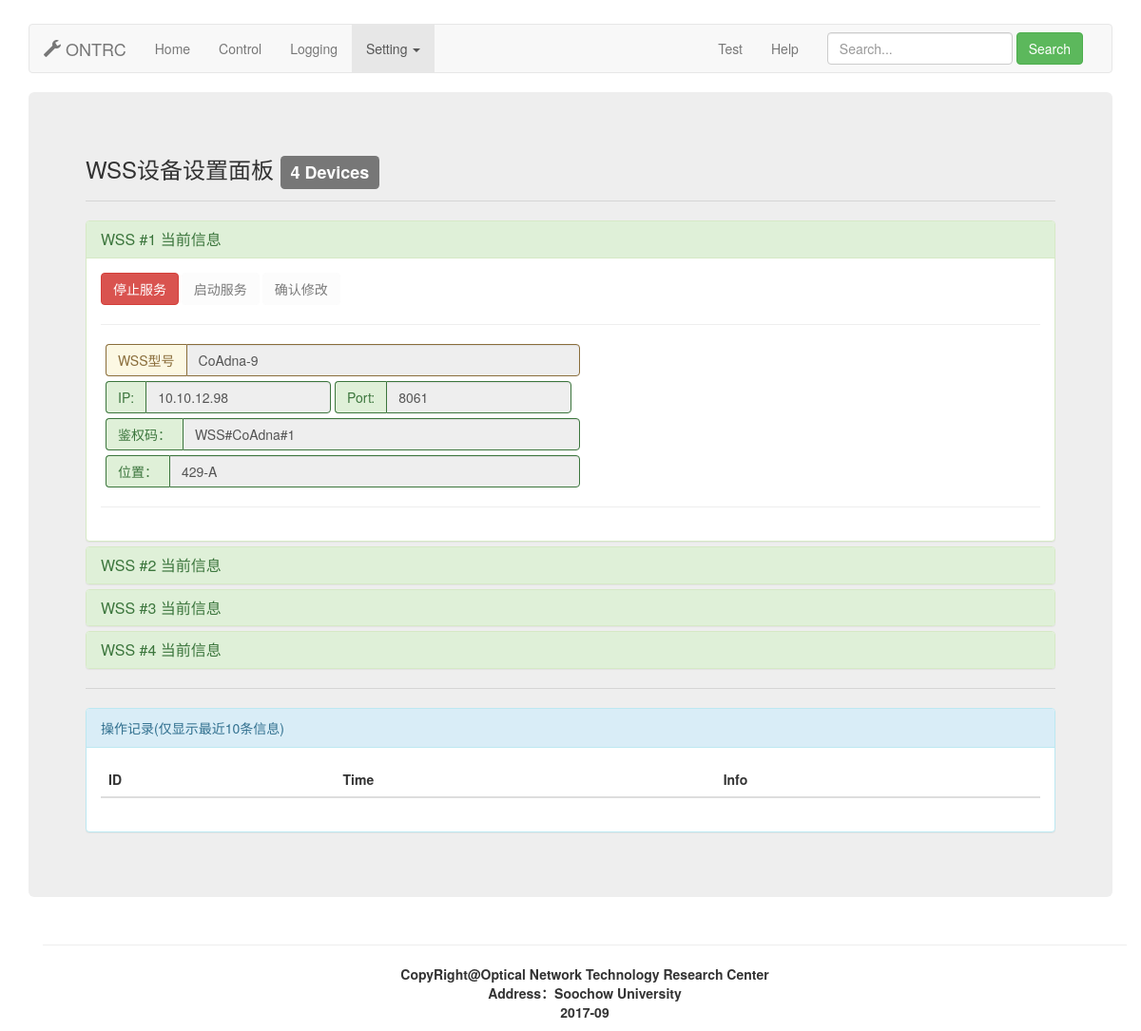
/wsssetting, run on an earlier commit of the app's database.
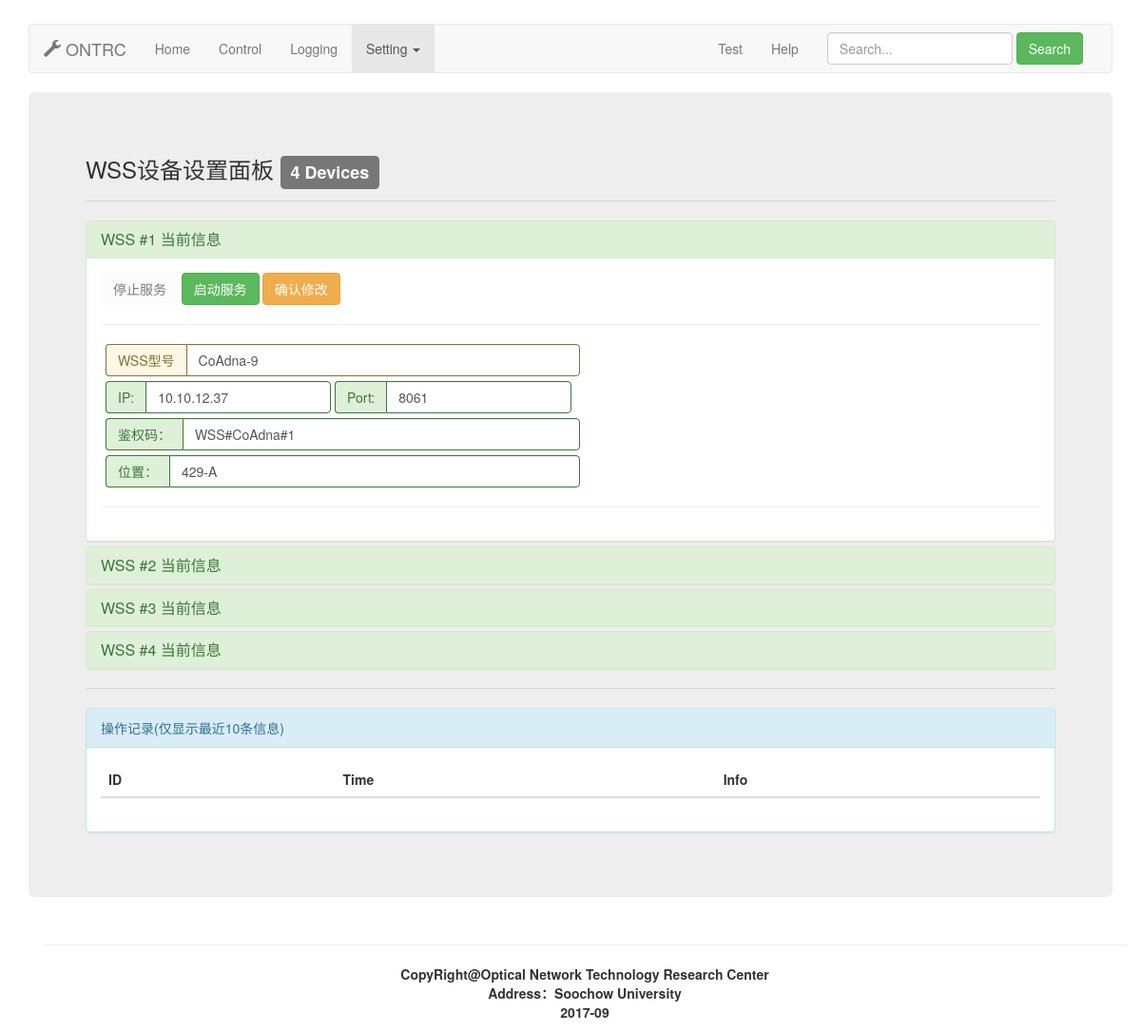
And on a later commit of the database.
### Show/models.py (models this page shows, shortened)
class wssInfo(models.Model):
    wsstype = models.CharField(max_length=20)
    wssip = models.CharField(max_length=20)
    wssport = models.CharField(max_length=10)
    wsskey = models.CharField(max_length=20)
    wssright = models.CharField(max_length=10)
    wssstate = models.CharField(max_length=10)
    wsslocation = models.CharField(max_length=20)

### Show/viewWSSsetting.py (the view)
# urls.py: url(r'^wsssetting',viewWSSsetting.wsssetting),
def wsssetting(req):
    wssinfo1 = models.wssInfo.objects.filter(id=1)
    wssinfo2 = models.wssInfo.objects.filter(id=2)
    wssinfo3 = models.wssInfo.objects.filter(id=3)
    wssinfo4 = models.wssInfo.objects.filter(id=4)
    return render(req,"WSSsetting.html",{
        "wssinfo1":wssinfo1[0],"wssinfo2":wssinfo2[0],
        "wssinfo3": wssinfo3[0],"wssinfo4":wssinfo4[0]
    })

### templates/WSSsetting.html (shortened to what the changed rows need)
{% extends "base.html" %}
{% block MainContents %}
    <div class="panel-group" id="accordion" role="tablist" aria-multiselectable="true">
        <div class="panel panel-success">
            <div id="collapseOne" class="panel-collapse collapse in" role="tabpanel"
                 aria-labelledby="headingOne">
                <div class="panel-body">
                    <div class="row">
                        <div class="col-md-1">
                            <button type="button" class="btn btn-danger"
                                    id="stopserver1" value="1">停止服务</button>
                        </div>
                        <div class="col-md-1">
                            <button type="button" class="btn"
                                    id="startserver1" value="1" disabled>启动服务</button>
                        </div>
                        <div class="col-md-1">
                            <button type="button" class="btn"
                                    id="comformchange1" value="1" disabled>确认修改</button>
                        </div>
                    </div>
                    <div class="row" style="margin-left: 5px; margin-bottom: 5px">
                        <div class="col-md-6 input-group has-warning">
                          <span class="input-group-addon">WSS型号</span>
                          <input type="text" class="form-control wssinput1"
                                 value="{{ wssinfo1.wsstype }}" id="wsstype1" disabled>
                        </div>
                    </div>
                    <form class="form-inline" style="margin-left: 5px; margin-bottom: 5px">
                        <div class="form-group">
                            <div class="input-group has-success">
                                <div class="input-group-addon">IP:</div>
                                <input type="text" class="form-control wssinput1"
                                       value="{{ wssinfo1.wssip }}" id="wssip1" disabled>
                            </div>
                        </div>
                        <div class="form-group">
                            <div class="input-group has-success">
                                <div class="input-group-addon">Port:</div>
                                <input type="text" class="form-control wssinput1"
                                       value="{{ wssinfo1.wssport }}" id="wssport1" disabled>
                            </div>
                        </div>
                    </form>
                    <div class="row" style="margin-left: 5px; margin-bottom: 5px">
                        <div class="col-md-6 input-group has-success">
                          <span class="input-group-addon">鉴权码：</span>
                          <input type="text" class="form-control wssinput1"
                                 value="{{ wssinfo1.wsskey }}" id="wsskey1" disabled>
                        </div>
                    </div>
                    <div class="row" style="margin-left: 5px; margin-bottom: 5px">
                        <div class="col-md-6 input-group has-success">
                          <span class="input-group-addon">位置：</span>
                          <input type="text" class="form-control wssinput1"
                                 value="{{ wssinfo1.wsslocation }}" id="wsslocation1" disabled>
                        </div>
                    </div>
                </div>
            </div>
        </div>
    </div>
    <div class="panel panel-info">
        <div class="panel-body">
            <table class="table table-striped table-hover">
                <thead> <tr>
                    <th>ID</th> <th>Time</th> <th>Info</th>
                </tr> </thead>
            </table>
        </div>
    </div>
{% endblock %}

What changed in the data, as far as the page shows it:
changed wssInfo "CoAdna-9": wssip "10.10.12.98" → "10.10.12.37"
